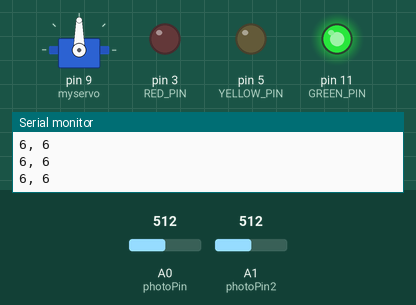
Bench run of a sketch on a simulated Arduino Nano, built with avr-gcc and run on an emulated ATmega328P. Parts: servo, output pins drawn as LEDs (lit = HIGH), the last lines printed to the serial monitor. The inputs (shaded band) are chosen by the test bench; at power-on: A1 (photoPin2) = 512, A0 (photoPin) = 512.

Above: at 1.2 s.
1.3 s: A1 (photoPin2) set to 215
2.8 s: A1 (photoPin2) set to 197
At 3.9 s:
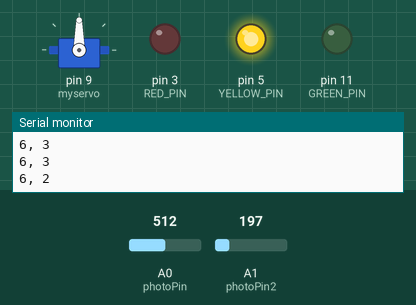
At 5.9 s:
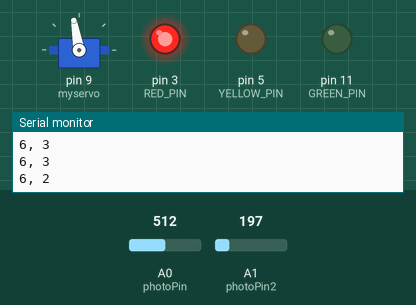
Timing chart, 0 to 36.7 s (numbered marks = the images above; inputs shaded):
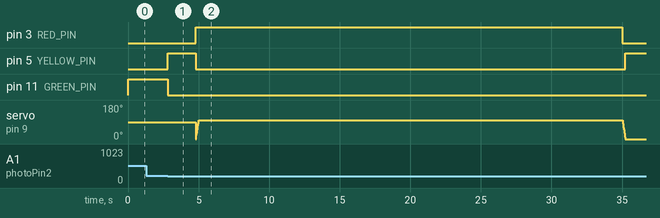

Measured:
- the behaviour switches between 205 and 204 on A1 (photoPin2) (found by bisection; images 0 and 1)
- after the input at 2.8 s, pin 3 (RED_PIN): LOW → HIGH after 2.0 s, → LOW 30.2 s later; pin 5 (YELLOW_PIN): LOW → HIGH at once, → LOW 2.0 s later, → HIGH 30.4 s later; pin 11 (GREEN_PIN): HIGH → LOW at once

The sketch:

final_sketch_MOTOR.ino
```cpp
#include <Servo.h>
Servo myservo; // creating a servo object

int photoPin = A0; // Pin for the photosensitive resistor 1
int photoPin2 = A1;
int pos = 0; // stores the position of the servo motor


const int RED_PIN = 3;
const int YELLOW_PIN = 5;  // All these are PWM pins for nano arduino
const int GREEN_PIN = 11;

const int DELAY = 30000; // The delay in miliseconds


void setup(){
    pinMode( RED_PIN, OUTPUT );
    pinMode( YELLOW_PIN, OUTPUT );
    pinMode( GREEN_PIN, OUTPUT );

    digitalWrite(RED_PIN, LOW);
    digitalWrite(GREEN_PIN, LOW);  // The default setting is off for all of the lights
    digitalWrite(YELLOW_PIN, LOW);

    myservo.attach(9); // attaching the servo motor to the respective pin
    Serial.begin(9600);

}

void loop(){
    int lightRaw = analogRead(photoPin); // This line reads the photosensitiity values, which are between 0 and 600 ish
    int light = map(lightRaw, 1023, 0, 10, 0); // Converting the light values to values between 0 and 10

    int lightRaw2 = analogRead(photoPin2); // Readint the photosensitivity values for photoresistor 2
    int light2 = map(lightRaw2, 1023, 0, 10, 0); // normalizing the values in between 0 and 10

    Serial.print(light); // Light value for photoresistor in A0
    Serial.print(", ");
    Serial.println(light2); // tHIS LINE keeps printing the light values for our reference (light, light2)


      // Analogwrite in combination with PWM pins can result in dimmer lights

    // NIGHT AND TRAIN (DIM)
    if (light<=5 && light2 <= 2) {
      analogWrite(GREEN_PIN, 0);// Green lights off
      analogWrite(YELLOW_PIN, 30);// Dimmed yellow light on
      delay(2000); //delay for 1 second
      analogWrite(YELLOW_PIN, 0);// YELLOW light off (0)
      analogWrite(RED_PIN, 30);// Dimmed red light on

      // As ther is a train, we are going to lower the barrier
      for (pos = 0; pos <=100; pos+=1) {
        myservo.write(pos); // moving it by 1 degree every iteration
        delay(2);
      }

      delay(DELAY);// delay for 30 second intervals

      analogWrite(RED_PIN, 0);// Red lights off  and then the barrier up

      for (pos = 100; pos >=0; pos-=1) {
        myservo.write(pos);
        delay(2);
      }

    }

    // NIGHT AND NO TRAIN (DIM)
    else if (light <=5 && light2 >= 2) {
      analogWrite(GREEN_PIN, 120);// Dimmed Green lights on, as green light is already on
    }

    // DAY AND TRAIN (BRIGHT)
    else if (light >= 5 && light2 <=2) {
      analogWrite(GREEN_PIN, 0);// Green lights off
      analogWrite(YELLOW_PIN, 255);// Bright yellow on
      delay(2000);// delay for 1 second (delay(1000))
      analogWrite(YELLOW_PIN, 0);// Bright yellow off
      analogWrite(RED_PIN, 255);// Bright red on, use analog.Write and set bright red to on

      for (pos = 0; pos <=100; pos+=1) {
        myservo.write(pos); // moving it by 1 degree every iteration
        delay(2);
      }

      delay(DELAY);// Delay for 30 seconds intervals

      analogWrite(RED_PIN, 0);// Red lights off
      for (pos = 100; pos >=0; pos-=1) {
        myservo.write(pos);
        delay(2);
      }
    }

    // DAY AND NO TRAIN (BRIGHT)
    else if (light>=5 && light2 >= 5) {
      analogWrite(GREEN_PIN, 255); // Bright green on
    }
}
```
